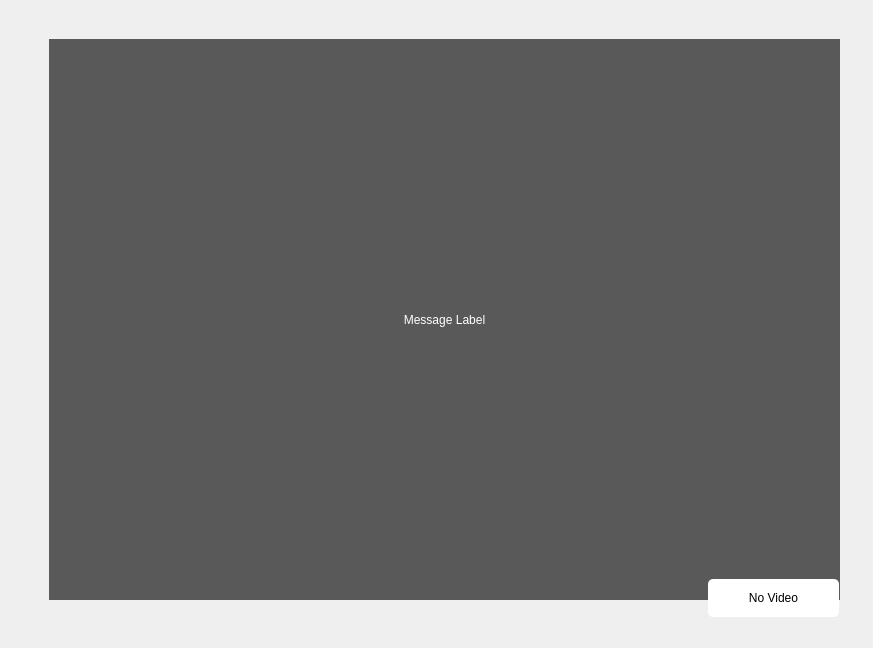
<?xml version="1.0" encoding="UTF-8"?>
<ui version="4.0">
 <class>CameraWidget</class>
 <widget class="QWidget" name="CameraWidget">
  <property name="geometry">
   <rect>
    <x>0</x>
    <y>0</y>
    <width>873</width>
    <height>648</height>
   </rect>
  </property>
  <property name="font">
   <font>
    <family>Arial</family>
   </font>
  </property>
  <property name="windowTitle">
   <string>Form</string>
  </property>
  <widget class="QGst::Ui::VideoWidget" name="videoWidget" native="true">
   <property name="geometry">
    <rect>
     <x>9</x>
     <y>9</y>
     <width>855</width>
     <height>630</height>
    </rect>
   </property>
   <widget class="QWidget" name="controlsWidget" native="true">
    <property name="geometry">
     <rect>
      <x>699</x>
      <y>570</y>
      <width>131</width>
      <height>38</height>
     </rect>
    </property>
    <property name="font">
     <font>
      <family>Arial</family>
     </font>
    </property>
    <property name="styleSheet">
     <string notr="true">.QWidget {
	background-color: white;
	border-radius: 5px;
}</string>
    </property>
    <layout class="QHBoxLayout" name="horizontalLayout">
     <property name="spacing">
      <number>10</number>
     </property>
     <property name="leftMargin">
      <number>9</number>
     </property>
     <property name="rightMargin">
      <number>9</number>
     </property>
     <item>
      <widget class="QLabel" name="cameraNameLabel">
       <property name="font">
        <font>
         <family>Arial</family>
        </font>
       </property>
       <property name="text">
        <string>No Video</string>
       </property>
       <property name="alignment">
        <set>Qt::AlignCenter</set>
       </property>
      </widget>
     </item>
    </layout>
   </widget>
   <widget class="QLabel" name="messageLabel">
    <property name="geometry">
     <rect>
      <x>40</x>
      <y>30</y>
      <width>791</width>
      <height>561</height>
     </rect>
    </property>
    <property name="font">
     <font>
      <family>Arial</family>
     </font>
    </property>
    <property name="styleSheet">
     <string notr="true">QLabel { background-color: #A0000000; color: #FFFFFF; }</string>
    </property>
    <property name="text">
     <string>Message Label</string>
    </property>
    <property name="alignment">
     <set>Qt::AlignCenter</set>
    </property>
   </widget>
   <zorder>messageLabel</zorder>
   <zorder>controlsWidget</zorder>
  </widget>
 </widget>
 <customwidgets>
  <customwidget>
   <class>QGst::Ui::VideoWidget</class>
   <extends>QWidget</extends>
   <header>Qt5GStreamer/QGst/Ui/videowidget.h</header>
   <container>1</container>
  </customwidget>
 </customwidgets>
 <resources/>
 <connections/>
</ui>
